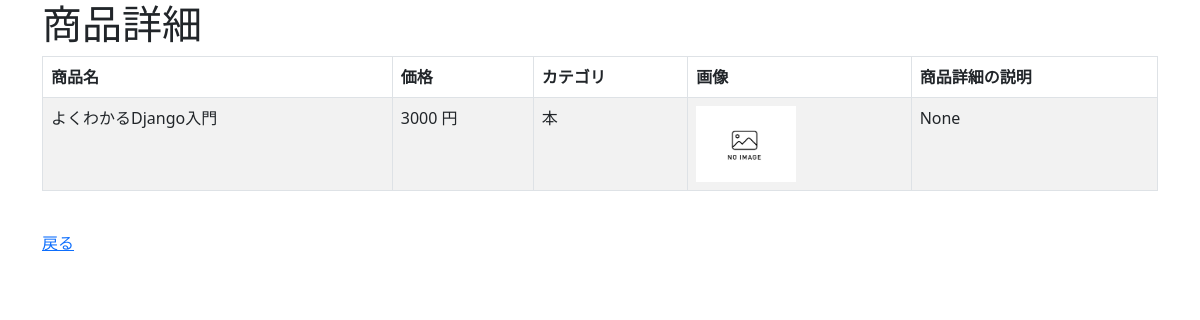
The app's page /crud/detail/1 with its own data.
### crud/models.py (models this page shows, shortened)
class Product(models.Model):
    name = models.CharField(max_length=200)
    price = models.PositiveIntegerField()
    category = models.ForeignKey(Category, on_delete=models.CASCADE)
    img = models.ImageField(blank=True, default='noImage.png')
    explanation = models.TextField(blank=True, null=True)

class Category(models.Model):
    name = models.CharField(max_length=200)
    def __str__(self):
        return self.name

### crud/views.py (the view)
# urls.py: path('crud/detail/<int:pk>', views.ProductDetailView.as_view(), name="detail"),
class ProductDetailView(DetailView):
    model = Product
    template_name = "crud/product_detail.html"

### crud/templates/crud/product_detail.html (shortened to what this page needs)
{% extends "base.html" %}
{% block content %}
<h1>商品詳細</h1>
<table class="table table-striped table-hover table-bordered">
    <thead>
        <tr>
            <th>商品名</th>
            <th>価格</th>
            <th>カテゴリ</th>
            <th>画像</th>
            <th>商品詳細の説明</th>
        </tr>
    </thead>
    <tr>
        <td>{{ object.name }}</td>
        <td>{{ object.price }} 円</td>
        <td>{{ object.category }}</td>
        <td><img src="{{ object.img.url }}" style="width: 100px; height:auto;"></td>
        <td>{{ object.explanation }}</td>
    </tr>
</table>
<form method="post" enctype="multipart/form-data">
    <br>
    <a href="{% url 'list' %}">戻る</a>
</form>
{% endblock %}

### records on screen
Product: name "よくわかるDjango入門", price "3000", category "本", img (placeholder picture), explanation "None"
